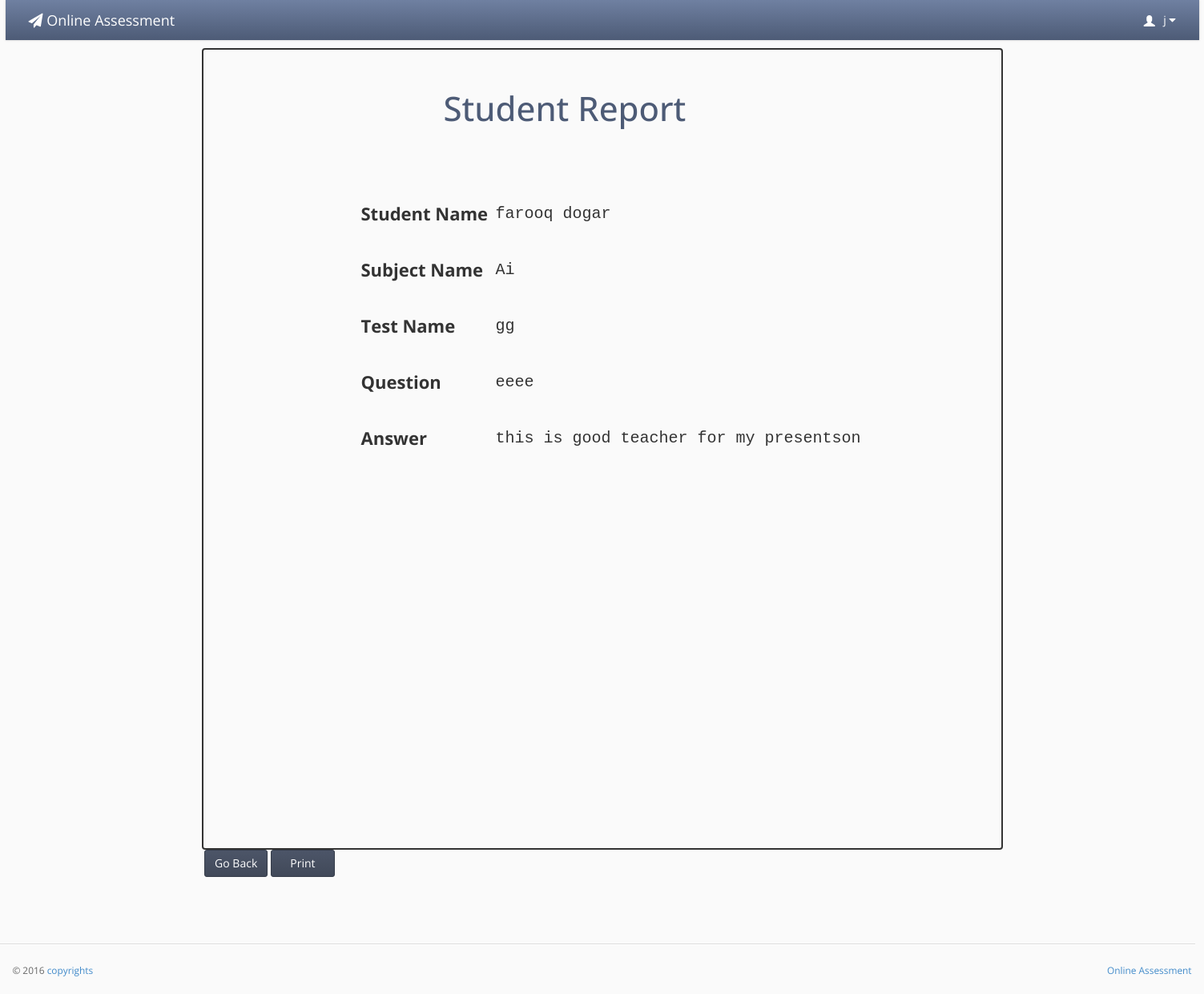
/student_report1.php?id=2&s_id=8 (signed in), run on the app's committed database.
### tables this page shows
CREATE TABLE IF NOT EXISTS `teacher_conductor` (
`teacher_id` int(20) NOT NULL,
  `user` varchar(20) NOT NULL,
  `f_name` varchar(20) NOT NULL,
  `l_name` varchar(30) NOT NULL,
  `password` varchar(20) NOT NULL,
  `email` varchar(40) NOT NULL,
  `contact` int(17) NOT NULL,
  `address` varchar(40) NOT NULL,
  `city` varchar(20) NOT NULL,
  `code` int(10) NOT NULL,
  `account` enum('Admin','teacher') NOT NULL DEFAULT 'teacher'
);

CREATE TABLE IF NOT EXISTS `student_question` (
`id` int(10) NOT NULL,
  `student_id` int(10) NOT NULL,
  `question_id` int(10) NOT NULL,
  `t_code` int(10) NOT NULL,
  `s_answer` varchar(5000) NOT NULL,
  `answer` enum('answered','unanswered','review') NOT NULL DEFAULT 'answered'
);

CREATE TABLE IF NOT EXISTS `student` (
`student_id` int(20) NOT NULL,
  `user` varchar(20) NOT NULL,
  `f_name` varchar(20) NOT NULL,
  `l_name` varchar(20) NOT NULL,
  `password` varchar(20) NOT NULL,
  `email` varchar(30) NOT NULL,
  `contact` int(20) NOT NULL,
  `address` varchar(50) NOT NULL,
  `city` varchar(20) NOT NULL,
  `code` int(20) NOT NULL,
  `image` varchar(1000) DEFAULT NULL
);

CREATE TABLE IF NOT EXISTS `subject` (
`subject_id` int(10) unsigned NOT NULL,
  `name` varchar(100) NOT NULL,
  `description` varchar(100) NOT NULL
);

CREATE TABLE IF NOT EXISTS `test` (
`test_id` int(10) NOT NULL,
  `t_name` varchar(20) NOT NULL,
  `t_description` varchar(50) NOT NULL,
  `total_question` int(10) NOT NULL,
  `t_date` date NOT NULL,
  `t_time` time NOT NULL,
  `t_from` timestamp NULL DEFAULT CURRENT_TIMESTAMP,
  `t_to` timestamp NULL DEFAULT '0000-00-00 00:00:00',
  `duration` int(10) NOT NULL,
  `t_code` int(10) NOT NULL,
  `subject_id` int(10) unsigned DEFAULT NULL
);

CREATE TABLE IF NOT EXISTS `question` (
`question_id` int(10) NOT NULL,
  `question` varchar(1000) NOT NULL,
  `answer` varchar(500) NOT NULL,
  `marks` int(10) NOT NULL,
  `t_code` int(10) unsigned NOT NULL
);

### student_report1.php (the view, shortened to what this page needs)
<?php
if(!isset($_SESSION['username']))
{
header('location:index.php');
}
else {
?>
<!doctype html>
<html lang="en"><head>
    <link rel="stylesheet" type="text/css" href="lib/bootstrap/css/bootstrap.css">
    <link rel="stylesheet" href="lib/font-awesome/css/font-awesome.css">
    <link rel="stylesheet" type="text/css" href="stylesheets/theme.css">
    <link rel="stylesheet" type="text/css" href="stylesheets/premium.css">
</head>
<body class=" theme-blue">
<div style="width:100%; height:auto;">
<div style="width:1490px; margin-left:auto; margin-right:auto; ">
    <div class="navbar navbar-default" role="navigation">
        <div class="navbar-header">
        <a class="" href="index.html"><span class="navbar-brand"><span class="fa fa-paper-plane"></span> Online Assessment</span></a></div>
           <?php
  if(isset($_SESSION['username']))
  {
  $id =$_SESSION['username'];
 $result = mysql_query("select * from teacher_conductor
WHERE teacher_conductor.user = '$id'");
while($row = mysql_fetch_array($result))
{
?>
        <div class="navbar-collapse collapse" style="height: 1px;">
          <ul id="main-menu" class="nav navbar-nav navbar-right">
            <li class="dropdown hidden-xs">
                <a href="#" class="dropdown-toggle" data-toggle="dropdown">
                    <span class="glyphicon glyphicon-user padding-right-small" style="position:relative;top: 3px;"></span>
                     <?php echo $row['f_name'];?>
                    <i class="fa fa-caret-down"></i>
                </a>
            </li>
          </ul>
        </div>
      </div>
    </div></div>
<?php }}?>
    <div style="width:1000px; height:1000px; margin-left:auto; margin-right:auto; border:solid 2px; margin-top:10px; border-radius:4px;">
     <h1 style="margin-left:300px; float:left; margin-top:50px;">Student Report</h1><br>
      <?php
if(isset($_GET['id']) || ($_GET['s_id'])){
$s_id = $_GET['s_id'];
$id = $_GET['id'];
$result = mysql_query("SELECT student_question.*,student.*,test.*,subject.*,question.* FROM  student_question
INNER JOIN student ON student_question.student_id=student.student_id
INNER JOIN test ON test.t_code = student_question.t_code
INNER JOIN subject ON test.subject_id = subject.subject_id
INNER JOIN Question ON question.question_id = student_question.question_id
  where  student.student_id='$s_id' ANd test.t_code='$id'  ");
while($row = mysql_fetch_array($result))
{
?>
     <table  style="width:700px; margin-left:auto; margin-right:auto; margin-top:150px; ">
  <thead>
    <tr>
    <td>
    <th style="height:70px; font-size:22px;">Student Name </th>
    </td>
    <td style="font-size:20px; font-family:'Courier New', Courier, monospace;"><?php echo $row['f_name'];?>&nbsp;<?php echo $row['l_name']; ?></td>
    </tr>
   <tr>
    <td>
    <th style="height:70px; font-size:22px;">Subject Name  </th>
    </td>
    <td style="font-size:20px; font-family:'Courier New', Courier, monospace;"><?php echo $row['name'];?></td>
    </tr>
         <tr>
    <td>
    <th style="height:70px; font-size:22px;">Test Name </th>
    </td>
    <td style="font-size:20px; font-family:'Courier New', Courier, monospace;"><?php echo $row['t_name'];?></td>
    </tr>
     <tr>
     <?php
if(isset($_GET['id']) || ($_GET['s_id'])){
$s_id = $_GET['s_id'];
$id = $_GET['id'];
$result = mysql_query("SELECT student_question.*,student.*,test.*,subject.*,question.* FROM  student_question
INNER JOIN student ON student_question.student_id=student.student_id
INNER JOIN test ON test.t_code = student_question.t_code
INNER JOIN subject ON test.subject_id = subject.subject_id
INNER JOIN Question ON question.question_id = student_question.question_id
  where  student.student_id='$s_id' ANd test.t_code='$id'  ");
while($row = mysql_fetch_array($result))
{
?>
     <tr>
    <td>
    <th style="height:70px; font-size:22px;">Question</th>
    </td>
    <td style="font-size:20px; font-family:'Courier New', Courier, monospace;"><?php echo $row['question'];?></td>
    </tr>
     <tr>
    <td>
    <th style="height:70px; font-size:22px;">Answer</th>
    </td>
    <td style="font-size:20px; font-family:'Courier New', Courier, monospace;"><?php echo $row['s_answer'];?></td>
    </tr>
      <?php }}?>
    </tr>
  </thead>
</table>
    </div>
         <div id="no_print">
                       <center>
                            <button type="submit"  style="margin-left:-830px;" class="btn btn-primary btn_submit" onClick="window.history.back(-1) " style="width:80px; margin-left:-1000px;">Go Back</button>
                      		<button type="submit" class="btn btn-primary btn_submit hidden-xs" onClick="window.print() " style="width:80px;">Print</button>
                       </center>
                      </div>
   <?php }} ?>
<div style="width:100%; height:auto;">
<div style="width:1490px; margin-left:auto; margin-right:auto; ">
            <footer>
                <hr style="width:1500px">
                <p class="pull-right"><a href="" target=""> Online Assessment</a></p>
                <p>© 2016 <a href="" target="">copyrights</a></p>
            </footer>
        </div>
    </div>
</body></html><?php } ?>

### stylesheets/theme.css (style rules this page uses)
body { background: #fafafa; background-position: initial initial; background-repeat: initial initial; margin: 0px; padding: 0px; }
body, h1, h2, h3, h4, h5, h6, p, a, .h1, .h2, .h3, .h4, .h5, .h6 { font-family: 'Open Sans', helvetica, arial, sans-serif; }
h1 { color: #4d5b76; font-size: 3em; }
hr { border-top: 1px solid #ddd; border-bottom: 1px solid #fff; }
.padding-right-small { padding-right: .5em; }
.navbar-collapse { position: relative; z-index: 9999; }
.navbar { -webkit-box-shadow: 0px 0px 3px #cccccc; -moz-box-shadow: 0px 0px 3px #cccccc; box-shadow: 0px 0px 3px #cccccc; padding: 0em 1em; margin: 0px; -webkit-border-radius: 0px; -moz-border-radius: 0px; border-radius: 0px; -moz-background-clip: padding; -webkit-background-clip: padding-box; background-clip: padding-box; border: 0px; border-bottom: none; }
.navbar .nav > li > a { color: #fff; text-shadow: none; }
footer { padding: 1em; margin-top: 4em; color: #666; font-size: .85em; line-height: 1.3em; margin: 4em -3px 0em -3px; }
footer hr { margin: 2em -2em; }
.btn { -webkit-border-radius: 3px; -moz-border-radius: 3px; border-radius: 3px; }
.btn-primary { background-color: #414959; background-image: -webkit-gradient(linear, 0 0, 0 100%, from(#4c5568), to(#414959)); border: 1px solid #363d4a; font-weight: normal; }
.theme-blue .navbar { background: #4d5b76; background: -webkit-gradient(linear, left bottom, left top, color-stop(0, #4d5b76), color-stop(1, #6f80a1)); background: -ms-linear-gradient(bottom, #4d5b76, #6f80a1); background: -moz-linear-gradient(center bottom, #4d5b76 0%, #6f80a1 100%); background: -o-linear-gradient(bottom, #4d5b76, #6f80a1); filter: progid:dximagetransform.microsoft.gradient(startColorStr='#e3e3e3', EndColorStr='#ffffff'); -ms-filter: "progid:DXImageTransform.Microsoft.gradient(startColorStr='#6f80a1',EndColorStr='#4d5b76')"; }

### student_report1.php (style rules this page uses)
.navbar-default .navbar-brand, .navbar-default .navbar-brand:hover { color: #fff; }

### data on the page
teacher_conductor: f_name "j"
student_question: student.f_name "farooq", student.l_name "dogar", subject.name "Ai", test.t_name "gg", question.question "eeee", s_answer "this is good teacher for my presentson"
